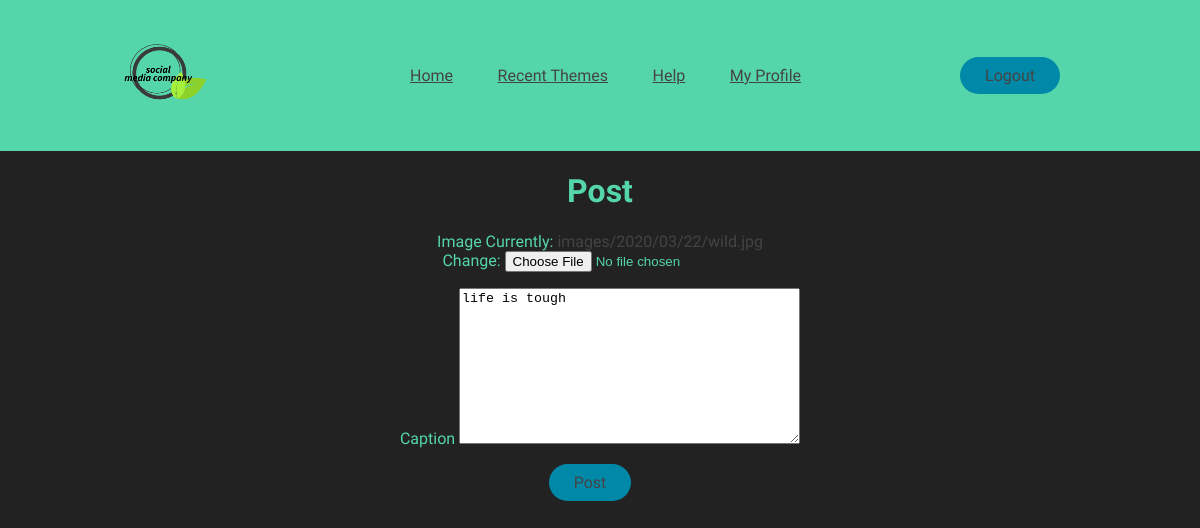
Before: /post/1/update/ (signed in) with the older database file.
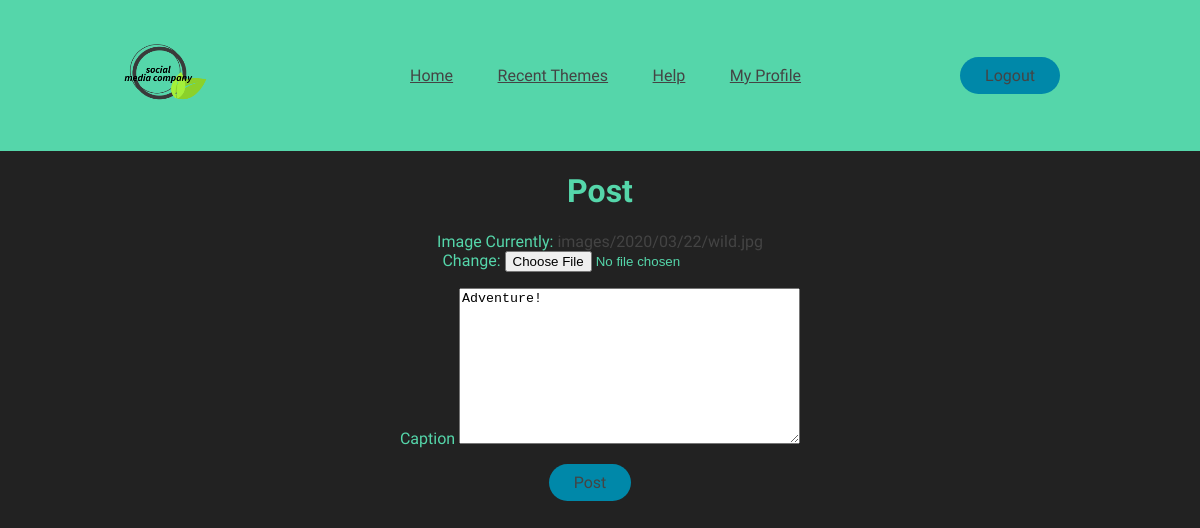
After: the same page with the newer database file.
### blog/models.py (models this page shows, shortened)
class Post(models.Model):
    user = models.ForeignKey(settings.AUTH_USER_MODEL,
                             related_name='images_created',
                             on_delete=models.CASCADE)
    image = models.ImageField(upload_to='images/%Y/%m/%d/')
    caption = models.TextField(db_index=True)
    created = models.DateTimeField(default=timezone.now)
    user_like = models.ManyToManyField(settings.AUTH_USER_MODEL,
                                       related_name='images_liked',
                                       blank=True)

### blog/views.py (the view, shortened to what this page needs)
# urls.py: path('post/<int:pk>/update/', PostUpdateView.as_view(), name='post-update'),
class PostUpdateView(LoginRequiredMixin, UserPassesTestMixin, UpdateView, ABC):
    model = Post
    fields = ['image', 'caption']
    def test_func(self):
        post = self.get_object()
        if self.request.user == post.user:
            return True
        return False

### blog/templates/blog/post_form.html (shortened to what this page needs)
{% load static %}
<html>
    <head>
        <link rel="stylesheet" type="text/css" href="{% static 'blog/style.css'%}">
    </head>
    <body>
        <header>
            <a href="{% url 'blog-home' %}"><img class="logo" src="{% static 'image/logo.png' %}" alt="logo" ></a>
            <nav class="nav_bar">
                <ul>
                    <li><a href="{% url 'blog-home' %}">Home</a></li>
                    <li><a href="{% url 'blog-recent' %}">Recent Themes</a></li>
                    <li><a href="{% url 'blog-help' %}">Help</a></li>
                    <li><a href="{% url 'blog-profile' %}">My Profile</a></li>
                </ul>
            </nav>
            <a class="logout" href="{% url 'blog-logout' %}"><button>Logout</button></a>
        </header>
        <h1>Post</h1>
        <form method="POST" enctype="multipart/form-data">
            <p>Image {{form.image}}</p>
            <p>Caption {{form.caption}}</p>
            <p><button input type="submit" name="Create User">Post</button></p>
        </form>
    </body>
</html>

Changed rows visible on the page:
changed Post: caption "life is tough" → "Adventure!"
